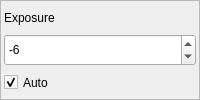
                      <widget class="QFrame" name="frme_cap_exposure_2">
                       <property name="sizePolicy">
                        <sizepolicy hsizetype="Ignored" vsizetype="Preferred">
                         <horstretch>0</horstretch>
                         <verstretch>0</verstretch>
                        </sizepolicy>
                       </property>
                       <property name="layoutDirection">
                        <enum>Qt::LeftToRight</enum>
                       </property>
                       <property name="frameShape">
                        <enum>QFrame::StyledPanel</enum>
                       </property>
                       <property name="frameShadow">
                        <enum>QFrame::Plain</enum>
                       </property>
                       <layout class="QVBoxLayout" name="layout_vrt_frme_cap_exposure_2">
                        <property name="spacing">
                         <number>0</number>
                        </property>
                        <property name="leftMargin">
                         <number>3</number>
                        </property>
                        <property name="topMargin">
                         <number>0</number>
                        </property>
                        <property name="rightMargin">
                         <number>3</number>
                        </property>
                        <property name="bottomMargin">
                         <number>0</number>
                        </property>
                        <item>
                         <widget class="QLabel" name="lbl_static_exposure_2">
                          <property name="sizePolicy">
                           <sizepolicy hsizetype="Ignored" vsizetype="Preferred">
                            <horstretch>0</horstretch>
                            <verstretch>0</verstretch>
                           </sizepolicy>
                          </property>
                          <property name="text">
                           <string>Exposure</string>
                          </property>
                         </widget>
                        </item>
                        <item>
                         <widget class="QSpinBox" name="spbx_cap_exposure_2">
                          <property name="sizePolicy">
                           <sizepolicy hsizetype="Ignored" vsizetype="Preferred">
                            <horstretch>0</horstretch>
                            <verstretch>0</verstretch>
                           </sizepolicy>
                          </property>
                          <property name="minimum">
                           <number>-20</number>
                          </property>
                          <property name="maximum">
                           <number>20</number>
                          </property>
                          <property name="value">
                           <number>-6</number>
                          </property>
                         </widget>
                        </item>
                        <item>
                         <widget class="QCheckBox" name="chbx_cap_autoexposure_2">
                          <property name="sizePolicy">
                           <sizepolicy hsizetype="Ignored" vsizetype="Preferred">
                            <horstretch>0</horstretch>
                            <verstretch>0</verstretch>
                           </sizepolicy>
                          </property>
                          <property name="layoutDirection">
                           <enum>Qt::LeftToRight</enum>
                          </property>
                          <property name="text">
                           <string>Auto</string>
                          </property>
                          <property name="checked">
                           <bool>true</bool>
                          </property>
                         </widget>
                        </item>
                       </layout>
                      </widget>
